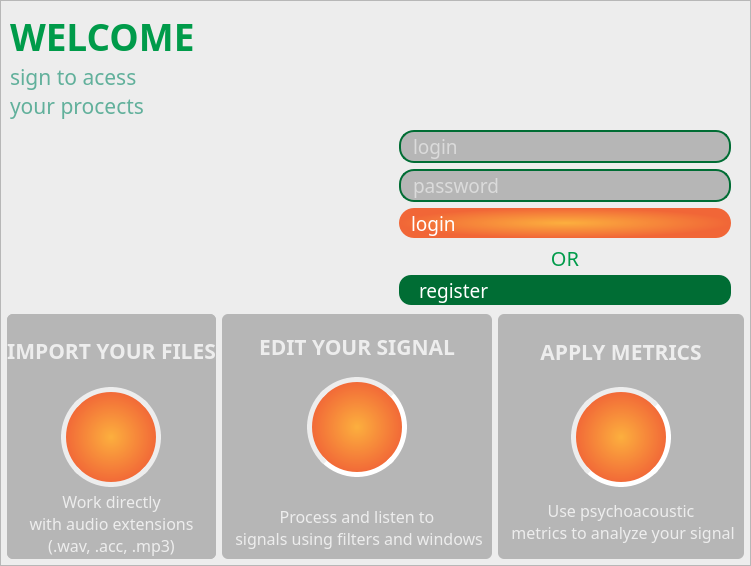
        <widget class="QWidget" name="loginPage">
         <layout class="QHBoxLayout" name="horizontalLayout_24">
          <property name="spacing">
           <number>0</number>
          </property>
          <property name="leftMargin">
           <number>0</number>
          </property>
          <property name="topMargin">
           <number>0</number>
          </property>
          <property name="rightMargin">
           <number>0</number>
          </property>
          <property name="bottomMargin">
           <number>0</number>
          </property>
          <item>
           <widget class="QFrame" name="mainContent">
            <property name="styleSheet">
             <string notr="true">QFrame{	
	background-color: rgb(237, 237, 237);
}</string>
            </property>
            <property name="frameShape">
             <enum>QFrame::StyledPanel</enum>
            </property>
            <property name="frameShadow">
             <enum>QFrame::Raised</enum>
            </property>
            <layout class="QVBoxLayout" name="verticalLayout_15">
             <property name="spacing">
              <number>0</number>
             </property>
             <property name="leftMargin">
              <number>0</number>
             </property>
             <property name="topMargin">
              <number>0</number>
             </property>
             <property name="rightMargin">
              <number>0</number>
             </property>
             <property name="bottomMargin">
              <number>0</number>
             </property>
             <item>
              <widget class="QFrame" name="frame_25">
               <property name="frameShape">
                <enum>QFrame::NoFrame</enum>
               </property>
               <property name="frameShadow">
                <enum>QFrame::Raised</enum>
               </property>
               <layout class="QVBoxLayout" name="verticalLayout_16">
                <property name="spacing">
                 <number>0</number>
                </property>
                <property name="leftMargin">
                 <number>0</number>
                </property>
                <property name="topMargin">
                 <number>0</number>
                </property>
                <property name="rightMargin">
                 <number>0</number>
                </property>
                <property name="bottomMargin">
                 <number>0</number>
                </property>
                <item>
                 <widget class="QFrame" name="frame_26">
                  <property name="frameShape">
                   <enum>QFrame::NoFrame</enum>
                  </property>
                  <property name="frameShadow">
                   <enum>QFrame::Raised</enum>
                  </property>
                  <layout class="QHBoxLayout" name="horizontalLayout_16">
                   <property name="spacing">
                    <number>0</number>
                   </property>
                   <property name="leftMargin">
                    <number>0</number>
                   </property>
                   <property name="topMargin">
                    <number>0</number>
                   </property>
                   <property name="rightMargin">
                    <number>0</number>
                   </property>
                   <property name="bottomMargin">
                    <number>0</number>
                   </property>
                   <item>
                    <widget class="QFrame" name="frame_27">
                     <property name="frameShape">
                      <enum>QFrame::NoFrame</enum>
                     </property>
                     <property name="frameShadow">
                      <enum>QFrame::Raised</enum>
                     </property>
                     <layout class="QVBoxLayout" name="verticalLayout_17">
                      <property name="spacing">
                       <number>0</number>
                      </property>
                      <property name="topMargin">
                       <number>10</number>
                      </property>
                      <property name="rightMargin">
                       <number>0</number>
                      </property>
                      <property name="bottomMargin">
                       <number>0</number>
                      </property>
                      <item>
                       <widget class="QLabel" name="label_24">
                        <property name="font">
                         <font>
                          <family>PF BeauSans Pro</family>
                          <pointsize>28</pointsize>
                          <bold>true</bold>
                         </font>
                        </property>
                        <property name="styleSheet">
                         <string notr="true">color: #009b4a;</string>
                        </property>
                        <property name="text">
                         <string>WELCOME</string>
                        </property>
                        <property name="alignment">
                         <set>Qt::AlignBottom|Qt::AlignLeading|Qt::AlignLeft</set>
                        </property>
                       </widget>
                      </item>
                      <item>
                       <widget class="QLabel" name="label_25">
                        <property name="font">
                         <font>
                          <family>PF BeauSans Pro</family>
                          <pointsize>16</pointsize>
                          <bold>false</bold>
                         </font>
                        </property>
                        <property name="styleSheet">
                         <string notr="true">color: rgb(97, 176, 155);</string>
                        </property>
                        <property name="text">
                         <string>sign to acess 
your procects</string>
                        </property>
                        <property name="alignment">
                         <set>Qt::AlignLeading|Qt::AlignLeft|Qt::AlignTop</set>
                        </property>
                       </widget>
                      </item>
                     </layout>
                    </widget>
                   </item>
                  </layout>
                 </widget>
                </item>
                <item>
                 <widget class="QFrame" name="frame_34">
                  <property name="frameShape">
                   <enum>QFrame::NoFrame</enum>
                  </property>
                  <property name="frameShadow">
                   <enum>QFrame::Raised</enum>
                  </property>
                  <layout class="QHBoxLayout" name="horizontalLayout_19" stretch="0,0">
                   <property name="spacing">
                    <number>0</number>
                   </property>
                   <property name="leftMargin">
                    <number>0</number>
                   </property>
                   <property name="topMargin">
                    <number>0</number>
                   </property>
                   <property name="rightMargin">
                    <number>10</number>
                   </property>
                   <property name="bottomMargin">
                    <number>0</number>
                   </property>
                   <item>
                    <widget class="QFrame" name="frame_35">
                     <property name="frameShape">
                      <enum>QFrame::NoFrame</enum>
                     </property>
                     <property name="frameShadow">
                      <enum>QFrame::Raised</enum>
                     </property>
                     <layout class="QVBoxLayout" name="verticalLayout_19">
                      <property name="spacing">
                       <number>0</number>
                      </property>
                      <property name="leftMargin">
                       <number>0</number>
                      </property>
                      <property name="topMargin">
                       <number>0</number>
                      </property>
                      <property name="rightMargin">
                       <number>0</number>
                      </property>
                      <property name="bottomMargin">
                       <number>0</number>
                      </property>
                      <item>
                       <widget class="QLabel" name="registerInfo">
                        <property name="minimumSize">
                         <size>
                          <width>0</width>
                          <height>40</height>
                         </size>
                        </property>
                        <property name="maximumSize">
                         <size>
                          <width>16777215</width>
                          <height>40</height>
                         </size>
                        </property>
                        <property name="font">
                         <font>
                          <family>PF BeauSans Pro</family>
                          <pointsize>12</pointsize>
                         </font>
                        </property>
                        <property name="styleSheet">
                         <string notr="true">padding-right:10</string>
                        </property>
                        <property name="text">
                         <string/>
                        </property>
                        <property name="alignment">
                         <set>Qt::AlignRight|Qt::AlignTrailing|Qt::AlignVCenter</set>
                        </property>
                        <property name="margin">
                         <number>0</number>
                        </property>
                       </widget>
                      </item>
                      <item alignment="Qt::AlignHCenter|Qt::AlignVCenter">
                       <widget class="QLabel" name="label_31">
                        <property name="minimumSize">
                         <size>
                          <width>300</width>
                          <height>130</height>
                         </size>
                        </property>
                        <property name="maximumSize">
                         <size>
                          <width>300</width>
                          <height>130</height>
                         </size>
                        </property>
                        <property name="text">
                         <string/>
                        </property>
                        <property name="pixmap">
                         <pixmap resource="../Resources/resourceGui.qrc">:/logos/img/logo.png</pixmap>
                        </property>
                        <property name="scaledContents">
                         <bool>true</bool>
                        </property>
                       </widget>
                      </item>
                     </layout>
                    </widget>
                   </item>
                   <item>
                    <widget class="QFrame" name="loginFrame">
                     <property name="minimumSize">
                      <size>
                       <width>350</width>
                       <height>0</height>
                      </size>
                     </property>
                     <property name="maximumSize">
                      <size>
                       <width>350</width>
                       <height>16777215</height>
                      </size>
                     </property>
                     <property name="styleSheet">
                      <string notr="true">QLineEdit{
	border: 2px solid #006d34;
	border-radius: 15px;
	color:rgb(255, 255, 255);
	background-color: rgb(182, 182, 182);
	padding-left: 10px;
	padding-right:20px;
}
QLineEdit:hover{
	border: 2px solid  #009b4a;
}</string>
                     </property>
                     <property name="frameShape">
                      <enum>QFrame::NoFrame</enum>
                     </property>
                     <property name="frameShadow">
                      <enum>QFrame::Raised</enum>
                     </property>
                     <layout class="QVBoxLayout" name="verticalLayout_36">
                      <item>
                       <widget class="QLineEdit" name="loginLineEdit">
                        <property name="minimumSize">
                         <size>
                          <width>240</width>
                          <height>30</height>
                         </size>
                        </property>
                        <property name="font">
                         <font>
                          <family>PF BeauSans Pro</family>
                          <pointsize>14</pointsize>
                         </font>
                        </property>
                        <property name="styleSheet">
                         <string notr="true"/>
                        </property>
                        <property name="placeholderText">
                         <string>login</string>
                        </property>
                       </widget>
                      </item>
                      <item>
                       <widget class="QLineEdit" name="passwordLlineEdit">
                        <property name="minimumSize">
                         <size>
                          <width>240</width>
                          <height>30</height>
                         </size>
                        </property>
                        <property name="font">
                         <font>
                          <family>PF BeauSans Pro</family>
                          <pointsize>14</pointsize>
                         </font>
                        </property>
                        <property name="styleSheet">
                         <string notr="true"/>
                        </property>
                        <property name="echoMode">
                         <enum>QLineEdit::Password</enum>
                        </property>
                        <property name="placeholderText">
                         <string>password</string>
                        </property>
                       </widget>
                      </item>
                      <item>
                       <widget class="QPushButton" name="connectButton">
                        <property name="minimumSize">
                         <size>
                          <width>0</width>
                          <height>30</height>
                         </size>
                        </property>
                        <property name="font">
                         <font>
                          <family>PF BeauSans Pro</family>
                          <pointsize>14</pointsize>
                         </font>
                        </property>
                        <property name="styleSheet">
                         <string notr="true">QPushButton {
	padding-left:12px;
	text-align: left;
	background-color: qradialgradient(spread:pad, cx:0.5, cy:0.5, radius:0.5, fx:0.5, fy:0.5, stop:0 rgba(252, 175, 62,255), stop:1 rgba(241, 102, 55, 255));
	border-radius:15px;
	color: rgb(255, 255, 255)
}

QPushButton:hover {
	background-color: qradialgradient(spread:pad, cx:0.5, cy:0.5, radius:0.5, fx:0.5, fy:0.5, stop:0 rgba(79,186,160,255), stop:1 #009b4a);
	}

QPushButton:pressed {
	background-color: rgb(241, 102, 55)
}


</string>
                        </property>
                        <property name="text">
                         <string>login</string>
                        </property>
                       </widget>
                      </item>
                      <item>
                       <widget class="QLabel" name="label_33">
                        <property name="maximumSize">
                         <size>
                          <width>16777215</width>
                          <height>25</height>
                         </size>
                        </property>
                        <property name="font">
                         <font>
                          <family>PF BeauSans Pro</family>
                          <pointsize>15</pointsize>
                         </font>
                        </property>
                        <property name="styleSheet">
                         <string notr="true">color: #009b4a;</string>
                        </property>
                        <property name="text">
                         <string>OR</string>
                        </property>
                        <property name="alignment">
                         <set>Qt::AlignHCenter|Qt::AlignTop</set>
                        </property>
                       </widget>
                      </item>
                      <item>
                       <widget class="QPushButton" name="registerButton">
                        <property name="minimumSize">
                         <size>
                          <width>0</width>
                          <height>30</height>
                         </size>
                        </property>
                        <property name="font">
                         <font>
                          <family>PF BeauSans Pro</family>
                          <pointsize>14</pointsize>
                         </font>
                        </property>
                        <property name="styleSheet">
                         <string notr="true">QPushButton {
	padding-left: 20px;
	border-radius: 12px;
	text-align: left;
	background-color:  #006d34;;
	border:none;
	color: rgb(255, 255, 255)
}

QPushButton:hover {
	background-color: #009b4a;
}

QPushButton:pressed {
	background-color: rgb(241, 102, 55)
}
</string>
                        </property>
                        <property name="text">
                         <string>register</string>
                        </property>
                       </widget>
                      </item>
                     </layout>
                    </widget>
                   </item>
                  </layout>
                 </widget>
                </item>
               </layout>
              </widget>
             </item>
             <item>
              <widget class="QFrame" name="frame_36">
               <property name="minimumSize">
                <size>
                 <width>0</width>
                 <height>251</height>
                </size>
               </property>
               <property name="frameShape">
                <enum>QFrame::NoFrame</enum>
               </property>
               <property name="frameShadow">
                <enum>QFrame::Raised</enum>
               </property>
               <layout class="QHBoxLayout" name="horizontalLayout_20">
                <property name="leftMargin">
                 <number>6</number>
                </property>
                <property name="topMargin">
                 <number>0</number>
                </property>
                <property name="rightMargin">
                 <number>6</number>
                </property>
                <property name="bottomMargin">
                 <number>6</number>
                </property>
                <item>
                 <widget class="QFrame" name="frame_37">
                  <property name="minimumSize">
                   <size>
                    <width>0</width>
                    <height>0</height>
                   </size>
                  </property>
                  <property name="maximumSize">
                   <size>
                    <width>16777215</width>
                    <height>16777215</height>
                   </size>
                  </property>
                  <property name="styleSheet">
                   <string notr="true">QFrame{	
	background-color: rgb(182, 182, 182);
	border-radius: 6px
}</string>
                  </property>
                  <property name="frameShape">
                   <enum>QFrame::NoFrame</enum>
                  </property>
                  <property name="frameShadow">
                   <enum>QFrame::Raised</enum>
                  </property>
                  <layout class="QVBoxLayout" name="verticalLayout_20">
                   <property name="spacing">
                    <number>0</number>
                   </property>
                   <property name="leftMargin">
                    <number>0</number>
                   </property>
                   <property name="topMargin">
                    <number>0</number>
                   </property>
                   <property name="rightMargin">
                    <number>0</number>
                   </property>
                   <property name="bottomMargin">
                    <number>0</number>
                   </property>
                   <item>
                    <widget class="QLabel" name="label_34">
                     <property name="font">
                      <font>
                       <family>PF BeauSans Pro</family>
                       <pointsize>16</pointsize>
                       <bold>true</bold>
                      </font>
                     </property>
                     <property name="styleSheet">
                      <string notr="true">color: rgb(237, 237, 237);</string>
                     </property>
                     <property name="text">
                      <string>IMPORT YOUR FILES</string>
                     </property>
                     <property name="alignment">
                      <set>Qt::AlignCenter</set>
                     </property>
                    </widget>
                   </item>
                   <item>
                    <widget class="QFrame" name="frame_38">
                     <property name="frameShape">
                      <enum>QFrame::NoFrame</enum>
                     </property>
                     <property name="frameShadow">
                      <enum>QFrame::Raised</enum>
                     </property>
                     <layout class="QHBoxLayout" name="horizontalLayout_21">
                      <property name="spacing">
                       <number>0</number>
                      </property>
                      <property name="topMargin">
                       <number>0</number>
                      </property>
                      <property name="bottomMargin">
                       <number>0</number>
                      </property>
                      <item>
                       <widget class="QLabel" name="label_35">
                        <property name="minimumSize">
                         <size>
                          <width>100</width>
                          <height>100</height>
                         </size>
                        </property>
                        <property name="maximumSize">
                         <size>
                          <width>100</width>
                          <height>100</height>
                         </size>
                        </property>
                        <property name="styleSheet">
                         <string notr="true">background-color:  qradialgradient(spread:pad, cx:0.5, cy:0.5, radius:0.5, fx:0.5, fy:0.5, stop:0 rgba(252, 175, 62,255), stop:1 rgba(241, 102, 55, 255));

border-radius: 50px;
padding: 20px;
border: 5px  solid rgb(237, 237, 237);</string>
                        </property>
                        <property name="text">
                         <string/>
                        </property>
                        <property name="pixmap">
                         <pixmap resource="../Resources/resourceGui.qrc">:/icons/img/importAudio.png</pixmap>
                        </property>
                        <property name="scaledContents">
                         <bool>true</bool>
                        </property>
                        <property name="alignment">
                         <set>Qt::AlignCenter</set>
                        </property>
                       </widget>
                      </item>
                     </layout>
                    </widget>
                   </item>
                   <item>
                    <widget class="QLabel" name="label_36">
                     <property name="font">
                      <font>
                       <family>PF BeauSans Pro</family>
                       <pointsize>12</pointsize>
                       <bold>false</bold>
                      </font>
                     </property>
                     <property name="styleSheet">
                      <string notr="true">color: rgb(237, 237, 237);</string>
                     </property>
                     <property name="text">
                      <string>Work directly 
with audio extensions 
(.wav, .acc, .mp3)</string>
                     </property>
                     <property name="alignment">
                      <set>Qt::AlignCenter</set>
                     </property>
                    </widget>
                   </item>
                  </layout>
                 </widget>
                </item>
                <item>
                 <widget class="QFrame" name="frame_39">
                  <property name="styleSheet">
                   <string notr="true">QFrame{	
	background-color: rgb(182, 182, 182);
	border-radius: 6px
}</string>
                  </property>
                  <property name="frameShape">
                   <enum>QFrame::NoFrame</enum>
                  </property>
                  <property name="frameShadow">
                   <enum>QFrame::Raised</enum>
                  </property>
                  <layout class="QVBoxLayout" name="verticalLayout_21">
                   <item>
                    <widget class="QLabel" name="label_37">
                     <property name="font">
                      <font>
                       <family>PF BeauSans Pro</family>
                       <pointsize>16</pointsize>
                       <bold>true</bold>
                      </font>
                     </property>
                     <property name="styleSheet">
                      <string notr="true">color: rgb(237, 237, 237);</string>
                     </property>
                     <property name="text">
                      <string>EDIT YOUR SIGNAL</string>
                     </property>
                     <property name="alignment">
                      <set>Qt::AlignCenter</set>
                     </property>
                    </widget>
                   </item>
                   <item>
                    <widget class="QFrame" name="frame_40">
                     <property name="frameShape">
                      <enum>QFrame::NoFrame</enum>
                     </property>
                     <property name="frameShadow">
                      <enum>QFrame::Raised</enum>
                     </property>
                     <layout class="QHBoxLayout" name="horizontalLayout_22">
                      <property name="spacing">
                       <number>0</number>
                      </property>
                      <property name="topMargin">
                       <number>0</number>
                      </property>
                      <property name="bottomMargin">
                       <number>0</number>
                      </property>
                      <item>
                       <widget class="QLabel" name="label_38">
                        <property name="minimumSize">
                         <size>
                          <width>100</width>
                          <height>100</height>
                         </size>
                        </property>
                        <property name="maximumSize">
                         <size>
                          <width>100</width>
                          <height>100</height>
                         </size>
                        </property>
                        <property name="styleSheet">
                         <string notr="true">background-color:  qradialgradient(spread:pad, cx:0.5, cy:0.5, radius:0.5, fx:0.5, fy:0.5, stop:0 rgba(252, 175, 62,255), stop:1 rgba(241, 102, 55, 255));
border-radius: 50px;
padding: 20px;
border: 5px  inset rgb(237, 237, 237);</string>
                        </property>
                        <property name="text">
                         <string/>
                        </property>
                        <property name="pixmap">
                         <pixmap resource="../Resources/resourceGui.qrc">:/icons/img/filter.png</pixmap>
                        </property>
                        <property name="scaledContents">
                         <bool>true</bool>
                        </property>
                        <property name="alignment">
                         <set>Qt::AlignCenter</set>
                        </property>
                       </widget>
                      </item>
                     </layout>
                    </widget>
                   </item>
                   <item>
                    <widget class="QLabel" name="label_39">
                     <property name="font">
                      <font>
                       <family>PF BeauSans Pro</family>
                       <pointsize>12</pointsize>
                       <bold>false</bold>
                      </font>
                     </property>
                     <property name="styleSheet">
                      <string notr="true">color: rgb(237, 237, 237);</string>
                     </property>
                     <property name="text">
                      <string>
Process and listen to 
 signals using filters and windows</string>
                     </property>
                     <property name="alignment">
                      <set>Qt::AlignCenter</set>
                     </property>
                    </widget>
                   </item>
                  </layout>
                 </widget>
                </item>
                <item>
                 <widget class="QFrame" name="frame_41">
                  <property name="styleSheet">
                   <string notr="true">QFrame{	
	background-color: rgb(182, 182, 182);
	border-radius: 6px
}</string>
                  </property>
                  <property name="frameShape">
                   <enum>QFrame::NoFrame</enum>
                  </property>
                  <property name="frameShadow">
                   <enum>QFrame::Raised</enum>
                  </property>
                  <layout class="QVBoxLayout" name="verticalLayout_22">
                   <item>
                    <widget class="QLabel" name="label_40">
                     <property name="font">
                      <font>
                       <family>PF BeauSans Pro</family>
                       <pointsize>16</pointsize>
                       <bold>true</bold>
                      </font>
                     </property>
                     <property name="styleSheet">
                      <string notr="true">color: rgb(237, 237, 237);</string>
                     </property>
                     <property name="text">
                      <string>APPLY METRICS</string>
                     </property>
                     <property name="alignment">
                      <set>Qt::AlignCenter</set>
                     </property>
                    </widget>
                   </item>
                   <item>
                    <widget class="QFrame" name="frame_42">
                     <property name="frameShape">
                      <enum>QFrame::NoFrame</enum>
                     </property>
                     <property name="frameShadow">
                      <enum>QFrame::Raised</enum>
                     </property>
                     <layout class="QHBoxLayout" name="horizontalLayout_23">
                      <property name="spacing">
                       <number>0</number>
                      </property>
                      <property name="topMargin">
                       <number>0</number>
                      </property>
                      <property name="bottomMargin">
                       <number>0</number>
                      </property>
                      <item>
                       <widget class="QLabel" name="label_41">
                        <property name="minimumSize">
                         <size>
                          <width>100</width>
                          <height>100</height>
                         </size>
                        </property>
                        <property name="maximumSize">
                         <size>
                          <width>100</width>
                          <height>100</height>
                         </size>
                        </property>
                        <property name="styleSheet">
                         <string notr="true">background-color:  qradialgradient(spread:pad, cx:0.5, cy:0.5, radius:0.5, fx:0.5, fy:0.5, stop:0 rgba(252, 175, 62,255), stop:1 rgba(241, 102, 55, 255));
border-radius: 50px;
padding: 20px;
border: 5px  inset rgb(237, 237, 237);</string>
                        </property>
                        <property name="text">
                         <string/>
                        </property>
                        <property name="pixmap">
                         <pixmap resource="../Resources/resourceGui.qrc">:/icons/img/metricas.png</pixmap>
                        </property>
                        <property name="scaledContents">
                         <bool>true</bool>
                        </property>
                        <property name="alignment">
                         <set>Qt::AlignCenter</set>
                        </property>
                       </widget>
                      </item>
                     </layout>
                    </widget>
                   </item>
                   <item>
                    <widget class="QLabel" name="label_42">
                     <property name="font">
                      <font>
                       <family>PF BeauSans Pro</family>
                       <pointsize>12</pointsize>
                       <bold>false</bold>
                      </font>
                     </property>
                     <property name="styleSheet">
                      <string notr="true">color: rgb(237, 237, 237);</string>
                     </property>
                     <property name="text">
                      <string>Use psychoacoustic 
 metrics to analyze your signal</string>
                     </property>
                     <property name="alignment">
                      <set>Qt::AlignCenter</set>
                     </property>
                    </widget>
                   </item>
                  </layout>
                 </widget>
                </item>
               </layout>
              </widget>
             </item>
            </layout>
           </widget>
          </item>
         </layout>
        </widget>
